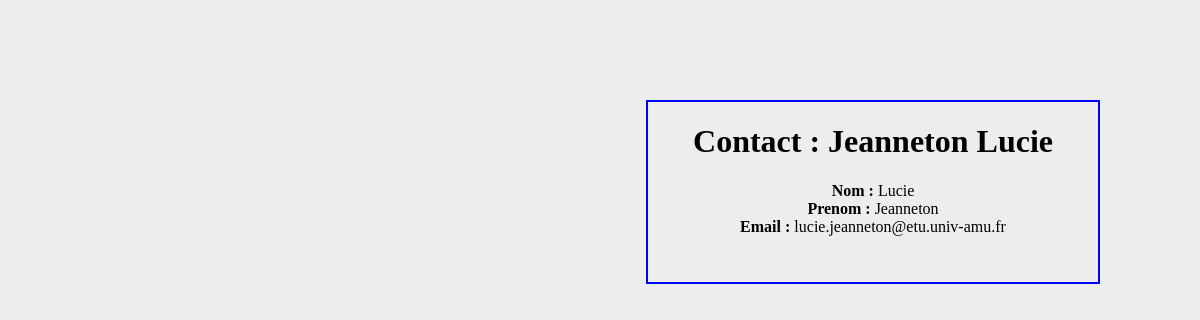
Page /repertoire/2 on the earlier database version.
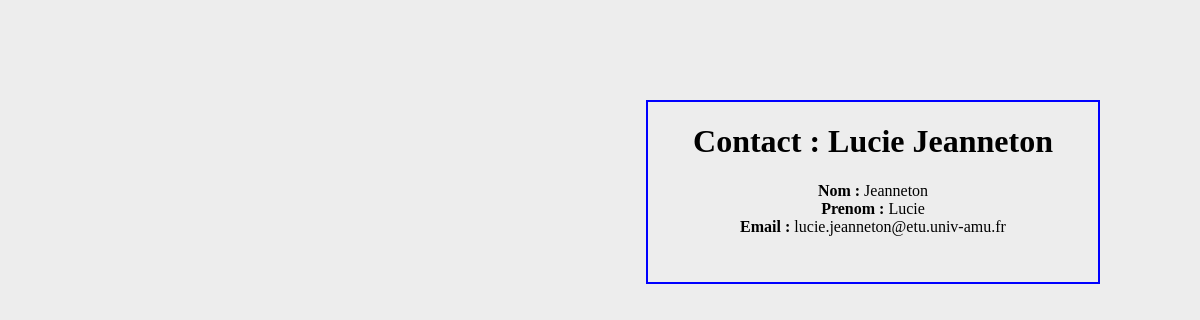
Same page on the later database version.
### repertoire/models.py (models this page shows, shortened)
class Contact(models.Model):
    id = models.AutoField(primary_key=True)
    nom = models.CharField(max_length=20, null=False)
    prenom = models.CharField(max_length=30, null=False)
    email=models.CharField(max_length=50, null=True)
    class Meta:
        ordering = ['nom','-prenom']

### repertoire/views.py (the view)
# urls.py: path('<idUser>',views.details, name='details')
def details(request, idUser):
    user = Contact.objects.get(id=idUser)
    context = {
        'user' : user,
    }
    return render(request,'details.html',context=context)

### templates/details.html (shortened to what this page needs)
<!DOCTYPE html>
<html lang="en" dir="ltr">
  <head>
    {% load static %}
<link rel="stylesheet" type="text/css" href="{% static 'css/style.css' %}">
  </head>
  <body>
    <div class="details">
      <h1><center>Contact : {{user.prenom}} {{user.nom}} </center></h1>
      <b>Nom : </b> {{user.nom}}</br>
      <b>Prenom : </b> {{user.prenom}}</br>
      <b>Email : </b> {{user.email}}</br>
    </div>
  </body>
</html>

Differences in the rows shown:
changed Contact "Lucie": prenom "Jeanneton" → "Lucie"; nom "Lucie" → "Jeanneton"
